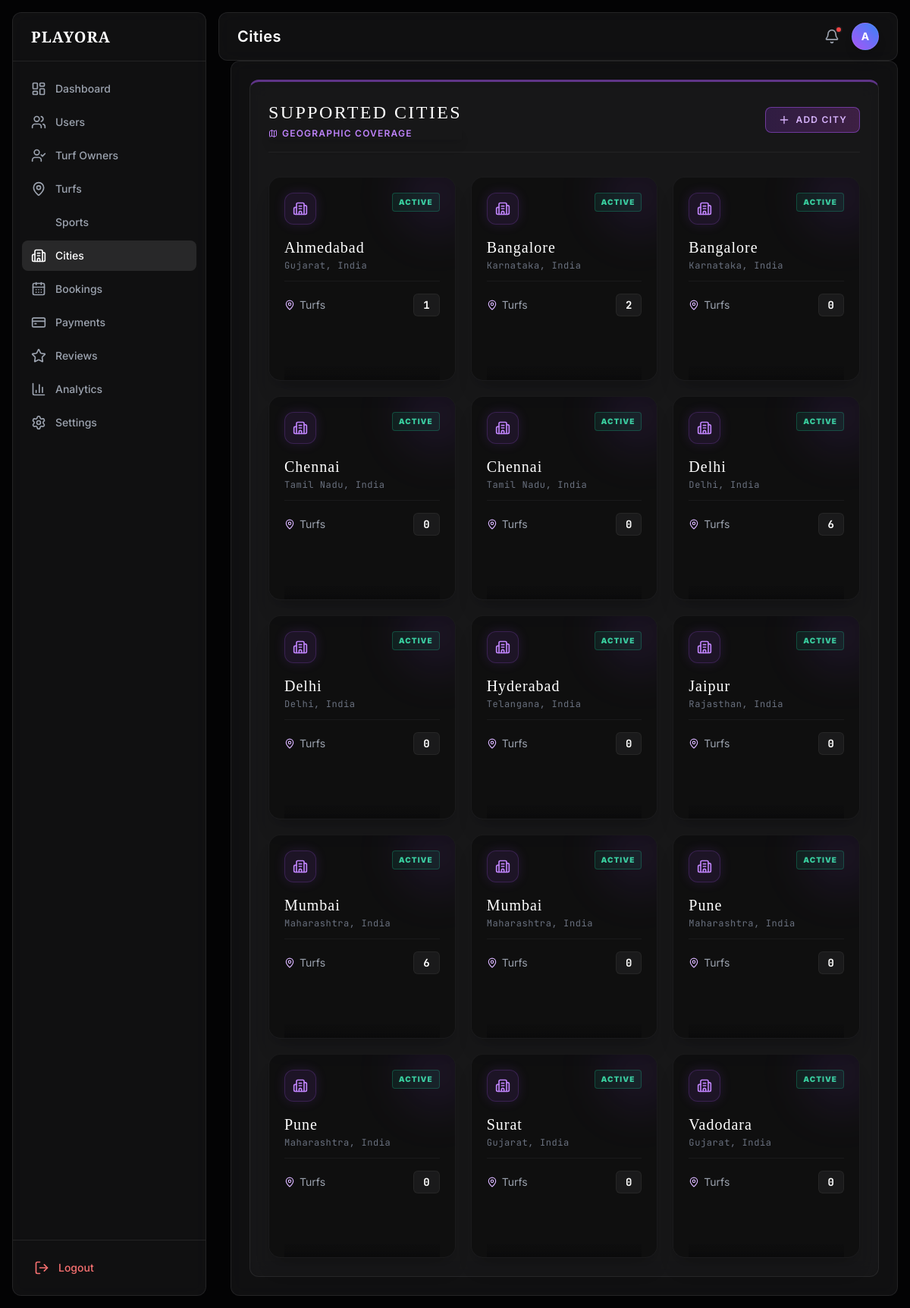
The page /admin/index.php?page=cities (signed in) on the database its author committed.
### tables this page shows
CREATE TABLE `cities` (
  `id` int(11) NOT NULL,
  `name` varchar(100) DEFAULT NULL,
  `state` varchar(100) DEFAULT NULL,
  `country` varchar(100) DEFAULT NULL,
  `status` enum('active','inactive') DEFAULT 'active'
);

### admin/includes/auth.php (called while the page is built, shortened)
<?php
function e($value) {
    return htmlspecialchars($value ?? '', ENT_QUOTES, 'UTF-8');
}
?>

### admin/pages/cities.php (the view, shortened to what this page needs)
<?php
$query = "SELECT c.*, (SELECT COUNT(*) FROM turfs WHERE city_id = c.id) as turf_count FROM cities c ORDER BY c.name ASC";
$cities = $conn->query($query);
?>
<div class="glass-card p-6 border-t-[3px] border-t-purple-500/50">
    <div class="flex flex-col sm:flex-row justify-between items-start sm:items-center mb-8 border-b border-white/5 pb-4 gap-4">
        <div>
            <h3 class="text-2xl font-serif text-white tracking-widest uppercase">Supported Cities</h3>
            <p class="text-xs text-purple-400 mt-1 uppercase tracking-widest font-semibold flex items-center shadow-lg"><i data-lucide="map" class="w-3 h-3 mr-1.5"></i> Geographic Coverage</p>
        </div>
        <button onclick="let n=prompt('Enter New City Name:'); if(n){document.getElementById('addCityName').value=n; document.getElementById('addCityForm').submit();}" class="bg-gradient-to-r from-purple-600/20 to-fuchsia-500/20 hover:from-purple-500/30 hover:to-fuchsia-400/30 border border-purple-500/50 text-purple-300 px-4 py-2 rounded-lg text-xs font-semibold uppercase tracking-widest transition-all flex items-center">
            <i data-lucide="plus" class="w-4 h-4 mr-2"></i> Add City
        </button>
    </div>
    <div class="grid grid-cols-1 md:grid-cols-2 lg:grid-cols-3 xl:grid-cols-4 gap-5">
        <?php if ($cities && $cities->num_rows > 0): ?>
            <?php while($c = $cities->fetch_assoc()): ?>
                <div class="bg-void/40 border border-white/5 rounded-2xl p-5 relative overflow-hidden group hover:border-purple-500/30 transition-all shadow-xl">
                    <div class="absolute -right-6 -top-6 w-24 h-24 bg-purple-500/10 rounded-full blur-[30px] pointer-events-none group-hover:bg-purple-500/20 transition-colors"></div>
                    <div class="flex items-start justify-between mb-4">
                        <div class="inline-flex items-center justify-center p-2.5 rounded-xl bg-purple-500/10 text-purple-400 border border-purple-500/20 shadow-[0_0_15px_rgba(168,85,247,0.15)] group-hover:scale-110 transition-transform">
                            <i data-lucide="building-2" class="w-5 h-5"></i>
                        </div>
                        <span class="px-2 py-1 text-[10px] font-black uppercase tracking-widest rounded border <?php echo $c['status'] === 'active' ? 'border-emerald-500/30 text-emerald-400 bg-emerald-500/10' : 'border-gray-500/30 text-gray-400 bg-gray-500/10'; ?>">
                            <?php echo e($c['status']); ?>
                        </span>
                    </div>
                    <h4 class="text-xl font-serif text-white mb-0.5 tracking-wider"><?php echo e($c['name']); ?></h4>
                    <p class="text-xs text-gray-500 font-mono tracking-wider mb-4 border-b border-white/5 pb-3">
                        <?php echo e($c['state']); ?>, <?php echo e($c['country']); ?>
                    </p>
                    <div class="flex justify-between items-center text-sm">
                        <span class="text-gray-400 flex items-center gap-1.5"><i data-lucide="map-pin" class="w-3.5 h-3.5 text-purple-300"></i> Turfs</span>
                        <span class="font-bold text-white font-mono bg-white/5 px-3 py-1 rounded-md border border-white/5"><?php echo e($c['turf_count']); ?></span>
                    </div>
                    <div class="absolute inset-x-0 bottom-0 bg-gradient-to-t from-void to-transparent h-16 translate-y-full group-hover:translate-y-0 transition-transform flex items-end justify-center pb-3 gap-3 relative z-10">
                    </div>
                </div>
            <?php endwhile; ?>
        <?php endif; ?>
    </div>
</div>

### admin/includes/head.php (style rules this page uses)
body { background-color: #030304; color: #f9f9fa; }
.glass-card { background: rgba(26, 26, 28, 0.6); backdrop-filter: blur(12px); border: 1px solid rgba(255, 255, 255, 0.08); border-radius: 0.75rem; }

### rows shown on the page
cities: status "ACTIVE", name "Ahmedabad", state "Gujarat", country "India", turf_count "1"
cities: status "ACTIVE", name "Bangalore", state "Karnataka", country "India", turf_count "2"
cities: status "ACTIVE", name "Bangalore", state "Karnataka", country "India", turf_count "0"
cities: status "ACTIVE", name "Chennai", state "Tamil Nadu", country "India", turf_count "0"
cities: status "ACTIVE", name "Chennai", state "Tamil Nadu", country "India", turf_count "0"
cities: status "ACTIVE", name "Delhi", state "Delhi", country "India", turf_count "6"
cities: status "ACTIVE", name "Delhi", state "Delhi", country "India", turf_count "0"
cities: status "ACTIVE", name "Hyderabad", state "Telangana", country "India", turf_count "0"
cities: status "ACTIVE", name "Jaipur", state "Rajasthan", country "India", turf_count "0"
cities: status "ACTIVE", name "Mumbai", state "Maharashtra", country "India", turf_count "6"
cities: status "ACTIVE", name "Mumbai", state "Maharashtra", country "India", turf_count "0"
cities: status "ACTIVE", name "Pune", state "Maharashtra", country "India", turf_count "0"
cities: status "ACTIVE", name "Pune", state "Maharashtra", country "India", turf_count "0"
cities: status "ACTIVE", name "Surat", state "Gujarat", country "India", turf_count "0"
cities: status "ACTIVE", name "Vadodara", state "Gujarat", country "India", turf_count "0"

### other values the page prints
$item['label'] "Dashboard"
$item['label'] "Users"
$item['label'] "Turf Owners"
$item['label'] "Turfs"
$item['label'] "Sports"
$item['label'] "Cities"
$item['label'] "Bookings"
$item['label'] "Payments"
$item['label'] "Reviews"
$item['label'] "Analytics"
$item['label'] "Settings"
str_replace('-', ' ', $_GET['page']) "Cities"
